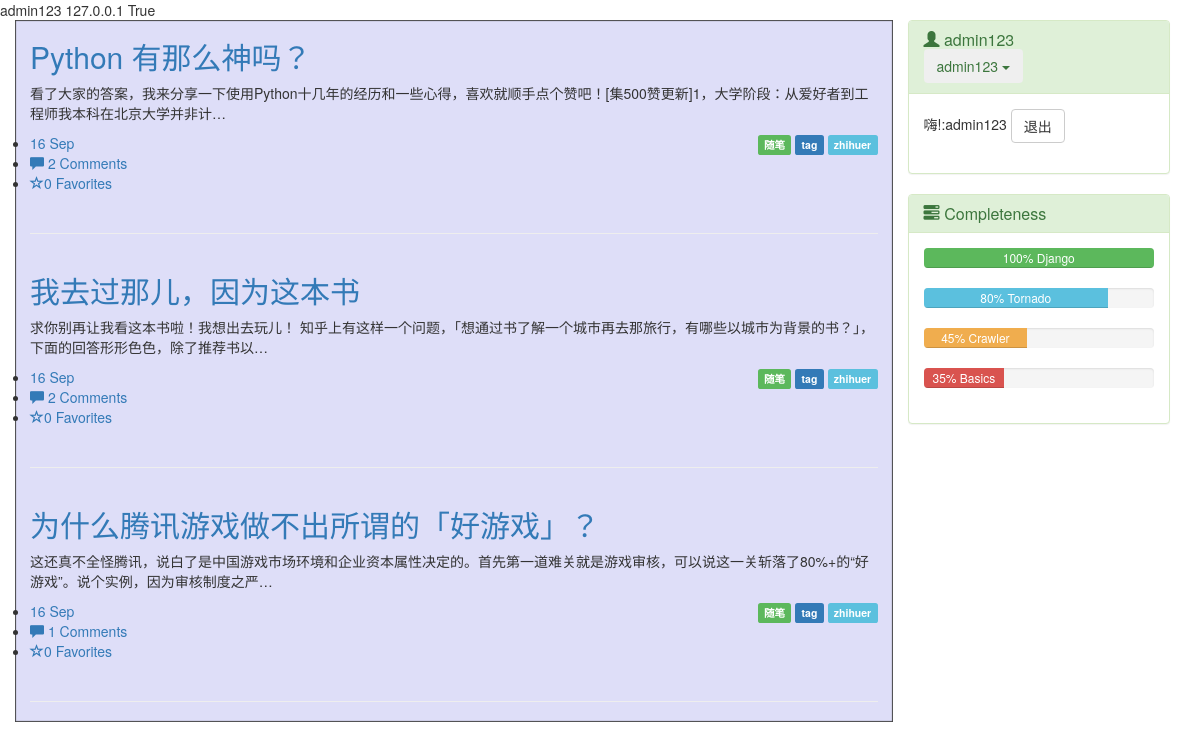
/focus/ (signed in), run on the app's committed database.
### focus/models.py (models this page shows, shortened)
@python_2_unicode_compatible
class NewUser(AbstractUser):
    profile = models.CharField('profile',default='',max_length=256)
    def __str__(self):
        return self.username

@python_2_unicode_compatible
class Article(models.Model):
    column = models.ForeignKey(Column,blank=True,null=True,verbose_name='belong to',on_delete=models.CASCADE)
    title = models.CharField('标题',max_length=256)
    author = models.ForeignKey('Author',on_delete=models.CASCADE)
    user = models.ManyToManyField(settings.AUTH_USER_MODEL,blank=True)
    content = models.TextField('content')
    pub_date = models.DateTimeField(auto_now_add=True,editable=True)
    update_time = models.DateTimeField(auto_now=True,null=True)
    published = models.BooleanField('notDraft',default=True)
    poll_num = models.IntegerField('点赞数',default=0)
    comment_num = models.IntegerField('评论数',default=0)
    keep_num = models.IntegerField('收藏数',default=0)
    objects = ArticleManager()#替代默认的model查询接口对象
    class Meta:
        verbose_name = 'article'
        verbose_name_plural = 'articles'

@python_2_unicode_compatible
class Column(models.Model):
    name = models.CharField('文章分类',max_length=256)
    intro = models.TextField('introduction',default='')
    def __str__(self):
        return self.name
    class Meta:
        verbose_name = '文章的分类'
        verbose_name_plural = 'column'
        ordering = ['name']

class Author(models.Model):
    name = models.CharField(max_length=256)
    profile = models.CharField('profile',default='',max_length=256)
    password = models.CharField('password',max_length=256)
    register_date = models.DateTimeField(auto_now_add=True,editable=True)
    def __str__(self):
        return self.name

### focus/views.py (the view)
# urls.py: path('',foucs_views.index,name="index"),
def index(request):
    latest_article_list = Article.objects.query_by_time()
    loginform = LoginForm()
    context = {'latest_article_list':latest_article_list,'loginform':loginform}
    return render(request,'focus/index.html',context)

### focus/forms.py
class LoginForm(forms.Form):
	uid = forms.CharField(label='',widget=forms.TextInput(attrs={'class':'form-control' ,'id':'uid', 'placeholder': 'Username'}))
	pwd = forms.CharField(label='',widget=forms.PasswordInput(attrs={'class':'form-control' ,'id':'pwd', 'placeholder': 'Password'}))

### cms/context_processor.py (called while the page is built)
def settings(request):
    return {'settings':original_settings}

def ip_address(request):
    return {'ip_address':request.META['REMOTE_ADDR']}

### focus/models.py (called while the page is built)
    def query_by_time(self):
        query = self.get_queryset().order_by('-pub_date')
        return query

### focus/templates/focus/index.html (shortened to what this page needs)
<!DOCTYPE html>
<html lang="en">
<head>
    <link href="https://cdn.bootcss.com/bootstrap/3.3.7/css/bootstrap.min.css" rel="stylesheet">
</head>
<body>
{{ request.user.username }}
{{ ip_address }}
{{ settings.DEBUG }}
<div class="container">
    <div class="row">
        <div class="col-md-9" style="background-color: #dedef8; box-shadow: inset 1px -1px 1px #444, inset -1px 1px 1px #444;">
            {% for article in latest_article_list %}
            <div class="row">
                <div class="col-md-12">
                    <h2><a id="article_title" href="/focus/{{ article.id }}/articles/">{{ article.title }}</a></h2>
                    <p>{{ article.content|truncatechars_html:80 |safe }}</p>
                    <p class="pull-right">
                        <span class="label label-success">{{ article.column }}</span>
                        <span class="label label-primary">tag</span>
                        <span class="label label-info">{{ article.author }}</span>
                    </p>
                    <ul class="list-group">
                        <li><a href="#">{{ article.pub_date | date:"j M" }}</a></li>
                        <li><a href="#"><span class="glyphicon glyphicon-comment"></span> {{ article.comment_num }} Comments</a></li>
                        <li><a href="#"><span class="glyphicon glyphicon-star-empty"></span>{{ article.keep_num }} Favorites</a></li>
                    </ul>
                </div>
            </div>
            <hr>
            {% endfor %}
        </div>
        <div class="col-md-3">
            {% if request.user.is_authenticated %}
            <div class="panel panel-success">
                <div class="panel-heading">
                    <h3 class="panel-title">
                        <span class="glyphicon glyphicon-user"></span>
                        {{ request.user }}
                        <div class="dropdown">
	<button type="button" class="btn dropdown-toggle" id="dropdownMenu1"
			data-toggle="dropdown">
		{{ request.user }}
		<span class="caret"></span>
	</button>
</div>
                    </h3>
                </div>
                <div class="panel-body">
                    <div class="form-group">嗨!:{{ user }}
                        <a href="/focus/logout/"><input class="btn btn-default" type="submit" value="退出" />
                        </a>
                    </div>
                </div>
            </div>
            {% endif %}
            <div class="panel panel-success">
                <div class="panel-heading">
                    <h3 class="panel-title">
                        <span class="glyphicon glyphicon-tasks"></span>
                        Completeness
                    </h3>
                </div>
                <div class="panel-body">
                      <div class="progress">
                          <div class="progress-bar progress-bar-success" role="progressbar" aria-valuenow="100" aria-valuemin="0" aria-valuemax="100" style="width:100%">
                                100% Django
                          </div>
                      </div>
                      <div class="progress">
                          <div class="progress-bar progress-bar-info" role="progressbar" aria-valuenow="80" aria-valuemin="0" aria-valuemax="100" style="width:80%">
                              80% Tornado
                          </div>
                      </div>
                      <div class="progress">
                          <div class="progress-bar progress-bar-warning" role="progressbar" aria-valuenow="45" aria-valuemin="0" aria-valuemax="100" style="width:45%">
                              45% Crawler
                          </div>
                      </div>
                      <div class="progress">
                          <div class="progress-bar progress-bar-danger" role="progressbar" aria-valuenow="35" aria-valuemin="0" aria-valuemax="100" style="width:35%">
                                 35% Basics
                          </div>
                      </div>
                </div>
            </div>
        </div>
    </div>
</div>
</body>
</html>

### data on the page
NewUser: user.username "admin123", user "admin123", username "admin123"
Article: title "Python 有那么神吗？", content "看了大家的答案，我来分享一下使用Python十几年的经历和一些心得，喜欢就顺手点个赞吧！[集500赞更新]1，大学阶段：从爱好者到工程师我本科在北京大学并非计…", column "随笔", author "zhihuer", pub_date "16 Sep", comment_num "2", keep_num "0"
Article: title "我去过那儿，因为这本书", content "求你别再让我看这本书啦！我想出去玩儿！ 知乎上有这样一个问题，「想通过书了解一个城市再去那旅行，有哪些以城市为背景的书？」，下面的回答形形色色，除了推荐书以…", column "随笔", author "zhihuer", pub_date "16 Sep", comment_num "2", keep_num "0"
Article: title "为什么腾讯游戏做不出所谓的「好游戏」？", content "这还真不全怪腾讯，说白了是中国游戏市场环境和企业资本属性决定的。首先第一道难关就是游戏审核，可以说这一关斩落了80%+的“好游戏”。说个实例，因为审核制度之严…", column "随笔", author "zhihuer", pub_date "16 Sep", comment_num "1", keep_num "0"

### other printed values
{{ ip_address }} "127.0.0.1"
{{ settings.DEBUG }} "True"
